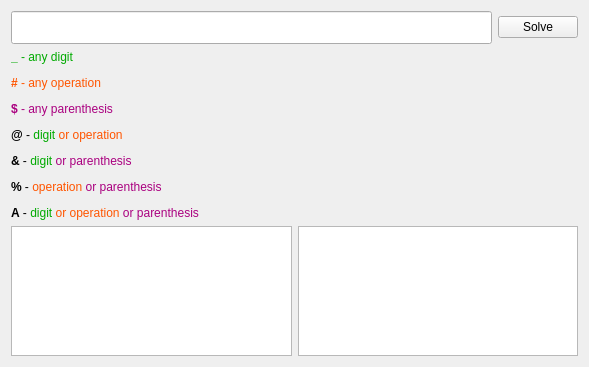
<?xml version="1.0" encoding="UTF-8"?>
<ui version="4.0">
 <class>MainWindow</class>
 <widget class="QMainWindow" name="MainWindow">
  <property name="geometry">
   <rect>
    <x>0</x>
    <y>0</y>
    <width>589</width>
    <height>367</height>
   </rect>
  </property>
  <property name="windowTitle">
   <string>MiF Solver</string>
  </property>
  <widget class="QWidget" name="centralWidget">
   <layout class="QHBoxLayout" name="horizontalLayout_3">
    <item>
     <layout class="QVBoxLayout" name="verticalLayout">
      <item>
       <layout class="QHBoxLayout" name="horizontalLayout">
        <item>
         <widget class="QLineEdit" name="equation">
          <property name="font">
           <font>
            <family>Calibri</family>
            <pointsize>14</pointsize>
           </font>
          </property>
         </widget>
        </item>
        <item>
         <widget class="QPushButton" name="solve">
          <property name="text">
           <string>Solve</string>
          </property>
         </widget>
        </item>
       </layout>
      </item>
      <item>
       <widget class="QLabel" name="label">
        <property name="text">
         <string>&lt;html&gt;&lt;head/&gt;&lt;body&gt;&lt;p&gt;&lt;span style=&quot; font-weight:600; color:#00aa00;&quot;&gt;_&lt;/span&gt;&lt;span style=&quot; color:#00aa00;&quot;&gt; - any digit&lt;/span&gt;&lt;/p&gt;&lt;p&gt;&lt;span style=&quot; font-weight:600; color:#ff5500;&quot;&gt;#&lt;/span&gt;&lt;span style=&quot; color:#ff5500;&quot;&gt; - any operation&lt;/span&gt;&lt;/p&gt;&lt;p&gt;&lt;span style=&quot; font-weight:600; color:#aa007f;&quot;&gt;$&lt;/span&gt;&lt;span style=&quot; color:#aa007f;&quot;&gt; - any parenthesis&lt;/span&gt;&lt;/p&gt;&lt;p&gt;&lt;span style=&quot; font-weight:600;&quot;&gt;@&lt;/span&gt; - &lt;span style=&quot; color:#00aa00;&quot;&gt;digit &lt;/span&gt;&lt;span style=&quot; color:#ff5500;&quot;&gt;or operation&lt;/span&gt;&lt;/p&gt;&lt;p&gt;&lt;span style=&quot; font-weight:600;&quot;&gt;&amp;amp;&lt;/span&gt; - &lt;span style=&quot; color:#00aa00;&quot;&gt;digit &lt;/span&gt;&lt;span style=&quot; color:#aa007f;&quot;&gt;or parenthesis&lt;/span&gt;&lt;/p&gt;&lt;p&gt;&lt;span style=&quot; font-weight:600;&quot;&gt;%&lt;/span&gt; - &lt;span style=&quot; color:#ff5500;&quot;&gt;operation &lt;/span&gt;&lt;span style=&quot; color:#aa007f;&quot;&gt;or parenthesis&lt;/span&gt;&lt;/p&gt;&lt;p&gt;&lt;span style=&quot; font-weight:600;&quot;&gt;A&lt;/span&gt; - &lt;span style=&quot; color:#00aa00;&quot;&gt;digit &lt;/span&gt;&lt;span style=&quot; color:#ff5500;&quot;&gt;or operation &lt;/span&gt;&lt;span style=&quot; color:#aa007f;&quot;&gt;or parenthesis&lt;/span&gt;&lt;/p&gt;&lt;/body&gt;&lt;/html&gt;</string>
        </property>
       </widget>
      </item>
      <item>
       <layout class="QHBoxLayout" name="horizontalLayout_2">
        <item>
         <widget class="QTextEdit" name="solutions"/>
        </item>
        <item>
         <widget class="QTextEdit" name="markup"/>
        </item>
       </layout>
      </item>
     </layout>
    </item>
   </layout>
  </widget>
 </widget>
 <layoutdefault spacing="6" margin="11"/>
 <resources/>
 <connections/>
</ui>
